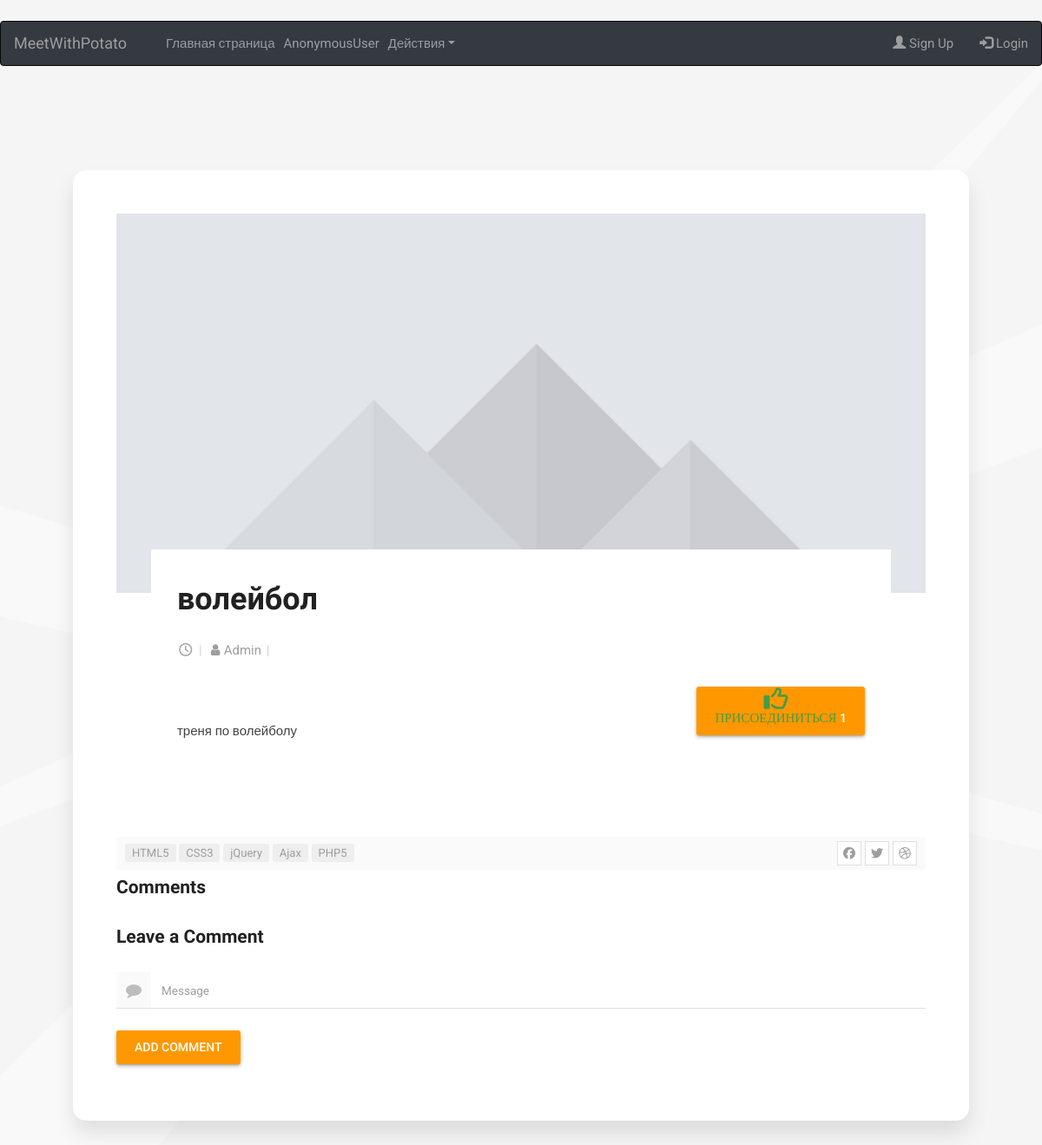
/potato/post/2, run on the app's committed database.
### potato/models.py (models this page shows, shortened)
class Event(models.Model):
    category_choice = (
        ('S', 'Sport'),
        ('H', 'Hobby'),
        ('P', 'Party'),
        ('O', 'Other')
    )
    age_limit_choice = (
       (12,12),
       (16,16),
       (18,18)
    )
    title = models.CharField(max_length=30,verbose_name="Заголовок")
    description = models.CharField(max_length=255,verbose_name="Описание")
    category = models.CharField(max_length=30,choices = category_choice, verbose_name="Категория")
    data_create = models.DateTimeField(auto_now_add='true', verbose_name="Дата создания")
    author = models.ForeignKey(User,blank=True,null=True,verbose_name="Организатор")
    participant = models.ManyToManyField(User,related_name='participantofevent')
    thumbnumber = models.IntegerField(blank=True,null=True, verbose_name="Число участников")
    data_when = models.DateField(blank=True,null=True, verbose_name="Дата проведения")
    place = models.CharField(max_length=255,verbose_name="Место встречи")
    age_limit = models.IntegerField(choices = age_limit_choice, verbose_name="Возрастное ограничение")
    maxparticipant = models.IntegerField(blank=True,null=True, verbose_name="Максимальное число участников")
    minparticipant = models.IntegerField(blank=True,null=True, verbose_name="Минимальное число участников")

### potato/views.py (the view, shortened to what this page needs)
# urls.py: url(r'^post/(?P<pk>\d+)$', get_post, name='post-detail'),
def get_post(request,pk='1'):
        post = Event.objects.get(pk=pk)
        list_comment = Comment.objects.filter(post=pk)
        context = {'list_comment':list_comment,'post':post,'kol':post.participant.count()}
        response = render(request,'potato/post-detail.html',context)
        return response

### potato/templates/potato/post-detail.html (shortened to what this page needs)
{%extends 'base.html'%}
{%block content%}
      <div id="main" class="site-main">
        <div class="single-page-content">
          <div class="content-area">
            <div class="page-content">
              <div class="blog-post-main-image">
                <img class="post-image img-responsive" src="/media/images/blog/blog_post_2_full.jpg" alt="blog-post-1" />
              </div>
              <div class="blog-post-content">
                <h1>{{post.title}}</h1>
                <div class="entry-meta">
                  <span class="date"><a href="#"><i class="fa fa-fw fa-clock-o"></i>{{post.data_}}</a></span>
                  <span class="divider">|</span>
                  <span class="autor"><a href="../{{post.author}}"><i class="fa fa-fw fa-user"></i>{{post.author}}</a></span>
                  <span class="divider">|</span>
                </div>
<table width="100%">
   <tr>
                <td width="90%">
  <p>{{post.description}}</p>
  </td>
                <td width="10%">
                  <button id="likebtn" class="btn btn-primary" type="hidden" value="{{post.id}}">
        <a style="color:#449d44" class="fa fa-thumbs-o-up fa-2x"><p>Присоединиться</p></a>  <span id="spanbtn">{{kol}}</span></button><br><br><br>
                    </td>
            </tr>
        </table>
</div>
                <div class="entry-meta entry-tags-share">
                  <div class="btn-group share-buttons pull-right hidden-xs">
                    <a href="#" target="_blank" class="btn"><i class="fa fa-facebook"></i> </a>
                    <a href="#" target="_blank" class="btn"><i class="fa fa-twitter"></i> </a>
                    <a href="#" target="_blank" class="btn"><i class="fa fa-dribbble"></i> </a>
                  </div>
                  <ul class="tags">
                    <li><a>HTML5</a></li>
                    <li><a>CSS3</a></li>
                    <li><a>jQuery</a></li>
                    <li><a>Ajax</a></li>
                    <li><a>PHP5</a></li>
                  </ul>
                </div>
                <div class="post-comments">
                  <div class="block-title">
                    <h3>Comments</h3>
                  </div>
                </div>
                <div class="post-comment-add">
                    <div class="block-title">
                      <h3>Leave a Comment</h3>
                    </div>
                    <form class="form-add-comment" method="post">
                        <div class="form-group form-group-with-icon">
                          <i class="fa fa-comment"></i>
                           <input type="text" id="id_comment" name= 'comment' class="form-control" placeholder="Message" required="" autofocus="">
                        </div>
                        <button class="button" type="submit">Add comment</button>
                    </form>
                </div>
              </div>
            </div>
          </div>
        </div>
      </div>
{%endblock%}

### static/css/main.css (style rules this page uses)
html { position: relative; height: 100%; width: 100%; }
body { position: relative; font-family: 'Roboto', Helvetica, sans-serif; color: #424242; margin: 0; height: 100%; width: 100%; font-size: 15px; line-height: 1.6em; background-color: #f5f5f5; overflow-x: hidden; overflow-y: auto; background-image: url(../images/main_bg.png); background-size: cover; -webkit-background-size: cover; background-attachment: fixed; background-position: center center; background-repeat: no-repeat; }
a { color: #FF9800; text-decoration: none; outline: none; -webkit-transition: all 0.3s ease-in-out; -moz-transition: all 0.3s ease-in-out; -o-transition: all 0.3s ease-in-out; -ms-transition: all 0.3s ease-in-out; transition: all 0.3s ease-in-out; }
h1, h2, h3, h4, h5, h6 { color: #212121; font-family: 'Montserrat', Helvetica, sans-serif; font-weight: 600; line-height: 1.5em; margin-top: 0; margin-bottom: 10px; }
p { font-size: 15px; margin: 0 0 10px; font-weight: 400; }
img { vertical-align: bottom; max-width: 100%; height: auto; border: 0; -ms-interpolation-mode: bicubic; }
.form-group { position: relative; margin: 0 0 25px; }
.form-control, .form-control:focus { height: 42px; }
.form-control, .form-control:focus, .has-error .form-control, .has-error .form-control:focus { position: relative; border: 0; border-bottom: 1px solid #e0e0e0; border-radius: 0; display: block; font-size: 0.9em; margin: 0; padding: 10px 0 10px 0; width: 100%; background: transparent; text-align: left; color: inherit; -webkit-box-shadow: none; -moz-box-shadow: none; box-shadow: none; outline: none; font-family: 'Roboto', Helvetica, sans-serif; }
.form-group-with-icon { padding-left: 40px; }
.form-group-with-icon .form-control { padding-left: 12px; }
.form-group-with-icon i { position: absolute; top: 0; left: 0; font-size: 18px; width: 40px; text-align: center; line-height: 42px; height: 100%; color: #bdbdbd; background-color: #fafafa; border-bottom: 1px solid #e0e0e0; }
.btn-primary, .btn-secondary, button, input[type="button"], input[type="submit"] { text-transform: uppercase; font-family: inherit; font-size: 14px; font-weight: 500; line-height: 2.8; padding: 0 1.5em; outline: none; border: 0; border-radius: 3px; }
.btn-primary, .btn-primary:hover, .btn-primary:focus, button, input[type="button"], input[type="submit"] { background-color: #FF9800; color: #fff; border: 0; box-shadow: 0 1px 1px rgba(0,0,0,0.1), 0 2px 4px rgba(0,0,0,0.3); }
.site-main { width: 100%; height: auto; position: relative; }
.page-content { padding: 30px 50px 50px; }
.block-title h3 { font-size: 21px; margin: 5px 0 25px; }
.share-buttons { margin: 25px 0 0; }
.share-buttons a { display: inline-block; margin: 0 5px 0 0; padding: 0; width: 28px; height: 28px; color: #9e9e9e; background-color: #fff; border: 1px solid #e0e0e0; border-radius: 0; text-align: center; }
.share-buttons a:last-child { margin-right: 0; }
.share-buttons a i { font-size: 14px; line-height: 26px; }
.tags { list-style: none; margin: 0; padding: 0; }
.tags li { display: inline-block; margin: 2px 0; }
.tags li a { font-size: 13px; color: #757575; padding: 3px 8px; background-color: #eee; border-radius: 3px; }
.single-page-content { position: relative; width: 100%; margin: 0 auto 50px; padding-top: 100px; z-index: 1; }
.single-page-content .content-area { position: relative; background-color: #fff; overflow: hidden; max-width: 1032px; margin: 0 auto; border-radius: 15px; -webkit-box-shadow: 0px 15px 25px 0px rgba(0,0,0,0.1); -moz-box-shadow: 0px 15px 25px 0px rgba(0,0,0,0.1); box-shadow: 0px 15px 25px 0px rgba(0,0,0,0.1); }
.single-page-content .content-area .page-content { padding: 50px; }
.blog-post-content { position: relative; background-color: #fff; padding: 30px; margin: -50px 40px 0; }
.entry-meta { color: #9e9e9e; margin: 20px 0 30px; }
.entry-meta a { color: #9e9e9e; }
.entry-meta.entry-tags-share { display: inline-block; width: 100%; background-color: #fafafa; padding: 5px 10px; margin: 30px 0 0; }
.entry-meta.entry-tags-share .share-buttons { display: inline-block; margin: 0; }
.blog-post-content .divider { color: #d3d3d3; margin: 0 2px; min-width: 5px; }

### data on the page
Event: title "волейбол", author "Admin", description "треня по волейболу"

### other printed values
{{ user }} "AnonymousUser"
{{ kol }} "1"
